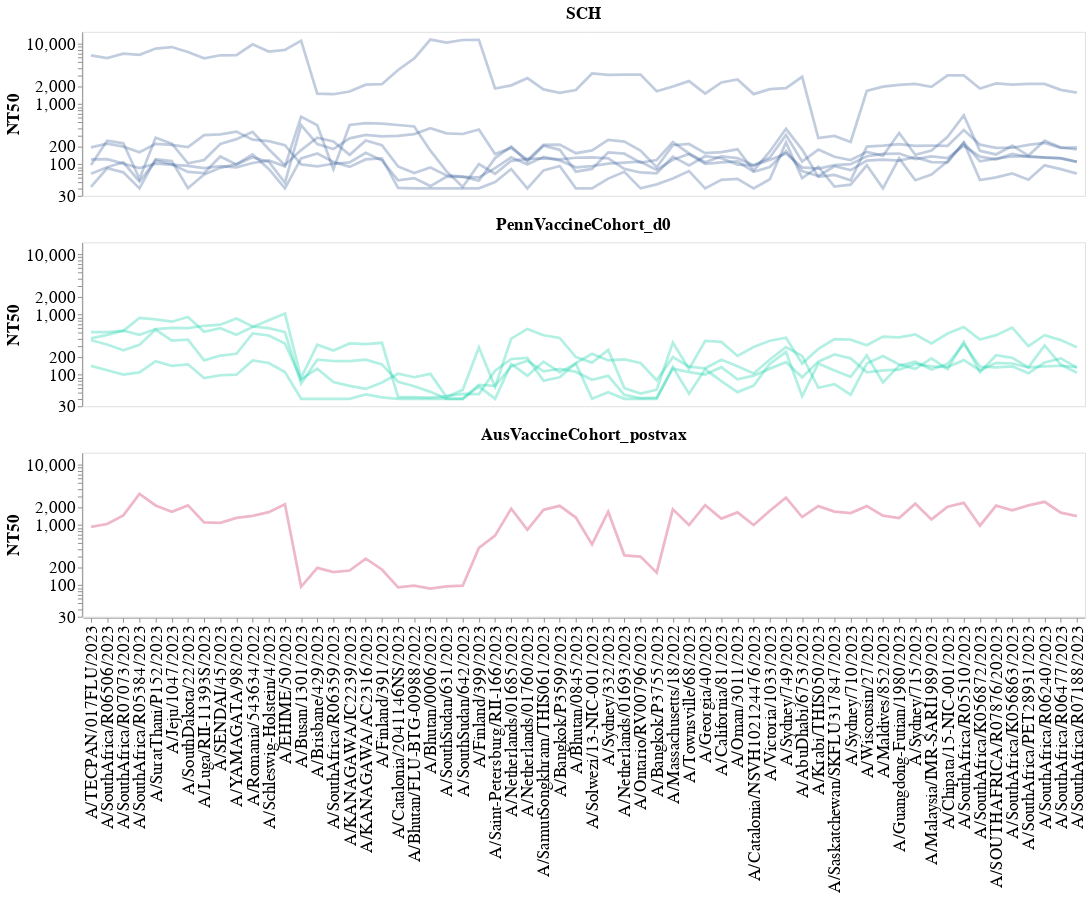

The cell this chart's notebook holds for it:
### Code cell
# Configure the plot
color_scheme = alt.Color('group_detail', 
                         title = 'Cohort', 
                         sort=sort_order,
                         legend=None
                        ).scale(range=palette)
titer_range = [30, 16000]
titleFontSize=19
labelFontSize=19
lineOpacity = 0.3
lineSize = 3
markerOpacity = 0.8
markerSize = 150
width = 1100
height = 180

# Get data
data = all_titers_df
# Only plot select sera
data = data[data['serum'].isin(high_variance_sera)]
# Only plot a few cohorts
cohorts_to_plot = ['SCH', 'PennVaccineCohort_d0', 'AusVaccineCohort_postvax']
data = data[data['group_detail'].isin(cohorts_to_plot)]
# Only plot 2023-circulating viruses
data = (data[~data['strain'].isin(vaccine_strains_no_Massachusetts)]
        # .replace({'group_detail': group_detail_dict}) # Get nicer labels
       )

# Make the plot
line = (alt.Chart(data, width = width,height=height)
        .mark_line(size = lineSize, point = False, opacity = lineOpacity)
        .encode(
            alt.X('strain', 
                      axis = alt.Axis(grid=False, titleFontSize=titleFontSize, labelFontSize=labelFontSize,
                                      title = None,labelLimit = 1000, labelAlign = 'right',
                                     ),             
                      sort = viruses
                     ),
            alt.Y('titer', 
                      scale =alt.Scale(type='log',domain=titer_range, nice=False), 
                      axis=alt.Axis(grid=False, titleFontSize=titleFontSize, labelFontSize=labelFontSize, title="NT50")
                 ),
            detail = 'serum',
            color = color_scheme,
        )
       )

layered = (alt.layer(line)
           .facet(
               row = alt.Row('group_detail:N', sort = sort_order, 
                             title = None,
                            ),
               config = alt.Config(
                        legend = alt.LegendConfig(titleFontSize=titleFontSize, labelFontSize = labelFontSize,
                            strokeColor='gray',padding=10,cornerRadius=10,
                            labelLimit = 1000 # Let legend labels be as long as they want
                        )
                       )
           ).configure_header(labelFontSize=labelFontSize,
                              labelFontWeight='bold',
                             labelOrient = 'top')
)

# Show the plot
layered

### Figure 1 — Vega-Lite specification as saved in the notebook (floating-point values rounded to 4 significant figures; data arrays with more than 128 entries replaced by an {"elided": "..."} marker saying what was removed)
{"config": {"view": {"continuousWidth": 300, "continuousHeight": 300}, "header": {"labelFontSize": 19, "labelFontWeight": "bold", "labelOrient": "top"}, "legend": {"cornerRadius": 10, "labelFontSize": 19, "labelLimit": 1000, "padding": 10, "strokeColor": "gray", "titleFontSize": 19}}, "data": {"name": "data-10a4dbf4c5ebb1ce3baf1cd636500389"}, "facet": {"row": {"field": "group_detail", "sort": ["Children", "Pre-vaccination adults", "Post-vaccination adults"], "title": null, "type": "nominal"}}, "spec": {"layer": [{"mark": {"type": "line", "opacity": 0.3, "point": false, "size": 3}, "encoding": {"color": {"field": "group_detail", "legend": null, "scale": {"range": ["#345995", "#03cea4", "#ca1551", "#eac435", "#A499B3", "#515A47"]}, "sort": ["Children", "Pre-vaccination adults", "Post-vaccination adults"], "title": "Cohort", "type": "nominal"}, "detail": {"field": "serum", "type": "nominal"}, "x": {"axis": {"grid": false, "labelAlign": "right", "labelFontSize": 19, "labelLimit": 1000, "title": null, "titleFontSize": 19}, "field": "strain", "sort": ["A/Texas/50/2012X-223A", "A/Texas/50/2012", "A/Switzerland/9715293/2013", "A/Switzerland/9715293/2013NIB-88", "A/Kansas/14/2017", "A/HongKong/4801/2014egg", "A/HongKong/4801/2014", "A/Singapore/INFIMH-16-0019/2016X-307A", "A/Singapore/INFIMH-16-0019/2016", "A/HongKong/2671/2019", "A/HongKong/45/2019", "A/Cambodia/e0826360/2020", "A/Cambodia/e0826360/2020egg", "A/TECPAN/017FLU/2023", "A/SouthAfrica/R06506/2023", "A/SouthAfrica/R07073/2023", "A/SouthAfrica/R05384/2023", "A/SuratThani/P152/2023", "A/Jeju/1047/2023", "A/SouthDakota/22/2023", "A/Luga/RII-11393S/2023", "A/SENDAI/45/2023", "A/YAMAGATA/98/2023", "A/Romania/543634/2022", "A/Schleswig-Holstein/4/2023", "A/EHIME/50/2023", "A/Darwin/9/2021", "A/Darwin/6/2021", "A/Busan/1301/2023", "A/Brisbane/429/2023", "A/SouthAfrica/R06359/2023", "A/KANAGAWA/IC2239/2023", "A/KANAGAWA/AC2316/2023", "A/Finland/391/2023", "A/Catalonia/2041146NS/2023", "A/Bhutan/FLU-BTG-00988/2022", "A/Bhutan/0006/2023", "A/SouthSudan/631/2023", "A/SouthSudan/642/2023", "A/Finland/399/2023", "A/Saint-Petersburg/RII-166/2023", "A/Thailand/8/2022", "A/Netherlands/01685/2023", "A/Netherlands/01760/2023", "A/SamutSongkhram/THIS061/2023", "A/Bangkok/P3599/2023", "A/Bhutan/0845/2023", "A/Solwezi/13-NIC-001/2023", "A/Sydney/332/2023", "A/Netherlands/01693/2023", "A/Ontario/RV00796/2023", "A/Bangkok/P3755/2023", "A/Massachusetts/18/2022", "A/Townsville/68/2023", "A/Georgia/40/2023", "A/California/81/2023", "A/Oman/3011/2023", "A/Catalonia/NSVH102124476/2023", "A/Victoria/1033/2023", "A/Sydney/749/2023", "A/AbuDhabi/6753/2023", "A/Krabi/THIS050/2023", "A/Saskatchewan/SKFLU317847/2023", "A/Sydney/710/2023", "A/Wisconsin/27/2023", "A/Maldives/852/2023", "A/Guangdong-Futian/1980/2023", "A/Sydney/715/2023", "A/Malaysia/IMR-SARI1989/2023", "A/Chipata/15-NIC-001/2023", "A/SouthAfrica/R05510/2023", "A/SouthAfrica/K056872/2023", "A/SOUTHAFRICA/R07876/202023", "A/SouthAfrica/K056863/2023", "A/SouthAfrica/PET28931/2023", "A/SouthAfrica/R06240/2023", "A/SouthAfrica/R06477/2023", "A/SouthAfrica/R07188/2023"], "type": "nominal"}, "y": {"axis": {"grid": false, "labelFontSize": 19, "title": "NT50", "titleFontSize": 19}, "field": "titer", "scale": {"domain": [30, 16000], "nice": false, "type": "log"}, "type": "quantitative"}}}], "height": 180, "width": 1100}, "$schema": "https://vega.github.io/schema/vega-lite/v5.16.3.json", "datasets": {"data-10a4dbf4c5ebb1ce3baf1cd636500389": {"elided": "682 records"}}}
